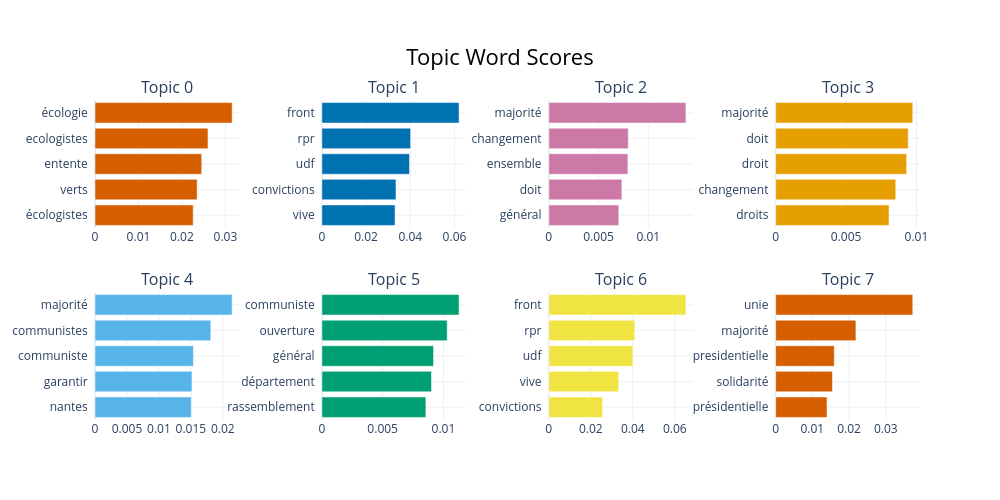

Write notebook code for a chart like this one.
### Code cell
topic_model.visualize_barchart()

### Figure 1 — Plotly figure (JSON) as saved in the notebook; plotly's stock layout.template omitted (floating-point values rounded to 4 significant figures)
{"data": [{"marker": {"color": "#D55E00"}, "orientation": "h", "type": "bar", "x": [0.02259, 0.0235, 0.02456, 0.02599, 0.03155], "xaxis": "x", "y": ["écologistes  ", "verts  ", "entente  ", "ecologistes  ", "écologie  "], "yaxis": "y"}, {"marker": {"color": "#0072B2"}, "orientation": "h", "type": "bar", "x": [0.0331, 0.03352, 0.03965, 0.04015, 0.06205], "xaxis": "x2", "y": ["vive  ", "convictions  ", "udf  ", "rpr  ", "front  "], "yaxis": "y2"}, {"marker": {"color": "#CC79A7"}, "orientation": "h", "type": "bar", "x": [0.007033, 0.007346, 0.007947, 0.007988, 0.01378], "xaxis": "x3", "y": ["général  ", "doit  ", "ensemble  ", "changement  ", "majorité  "], "yaxis": "y3"}, {"marker": {"color": "#E69F00"}, "orientation": "h", "type": "bar", "x": [0.008054, 0.00853, 0.009303, 0.009416, 0.009739], "xaxis": "x4", "y": ["droits  ", "changement  ", "droit  ", "doit  ", "majorité  "], "yaxis": "y4"}, {"marker": {"color": "#56B4E9"}, "orientation": "h", "type": "bar", "x": [0.01506, 0.01517, 0.0154, 0.01811, 0.02146], "xaxis": "x5", "y": ["nantes  ", "garantir  ", "communiste  ", "communistes  ", "majorité  "], "yaxis": "y5"}, {"marker": {"color": "#009E73"}, "orientation": "h", "type": "bar", "x": [0.008554, 0.009015, 0.009181, 0.01031, 0.01128], "xaxis": "x6", "y": ["rassemblement  ", "département  ", "général  ", "ouverture  ", "communiste  "], "yaxis": "y6"}, {"marker": {"color": "#F0E442"}, "orientation": "h", "type": "bar", "x": [0.02562, 0.03329, 0.04005, 0.04092, 0.06526], "xaxis": "x7", "y": ["convictions  ", "vive  ", "udf  ", "rpr  ", "front  "], "yaxis": "y7"}, {"marker": {"color": "#D55E00"}, "orientation": "h", "type": "bar", "x": [0.014, 0.01547, 0.01597, 0.02186, 0.03735], "xaxis": "x8", "y": ["présidentielle  ", "solidarité  ", "presidentielle  ", "majorité  ", "unie  "], "yaxis": "y8"}], "layout": {"annotations": [{"font": {"size": 16}, "showarrow": false, "text": "Topic 0", "x": 0.0875, "xanchor": "center", "xref": "paper", "y": 1, "yanchor": "bottom", "yref": "paper"}, {"font": {"size": 16}, "showarrow": false, "text": "Topic 1", "x": 0.3625, "xanchor": "center", "xref": "paper", "y": 1, "yanchor": "bottom", "yref": "paper"}, {"font": {"size": 16}, "showarrow": false, "text": "Topic 2", "x": 0.6375, "xanchor": "center", "xref": "paper", "y": 1, "yanchor": "bottom", "yref": "paper"}, {"font": {"size": 16}, "showarrow": false, "text": "Topic 3", "x": 0.9125, "xanchor": "center", "xref": "paper", "y": 1, "yanchor": "bottom", "yref": "paper"}, {"font": {"size": 16}, "showarrow": false, "text": "Topic 4", "x": 0.0875, "xanchor": "center", "xref": "paper", "y": 0.4, "yanchor": "bottom", "yref": "paper"}, {"font": {"size": 16}, "showarrow": false, "text": "Topic 5", "x": 0.3625, "xanchor": "center", "xref": "paper", "y": 0.4, "yanchor": "bottom", "yref": "paper"}, {"font": {"size": 16}, "showarrow": false, "text": "Topic 6", "x": 0.6375, "xanchor": "center", "xref": "paper", "y": 0.4, "yanchor": "bottom", "yref": "paper"}, {"font": {"size": 16}, "showarrow": false, "text": "Topic 7", "x": 0.9125, "xanchor": "center", "xref": "paper", "y": 0.4, "yanchor": "bottom", "yref": "paper"}], "height": 500, "hoverlabel": {"bgcolor": "white", "font": {"family": "Rockwell", "size": 16}}, "showlegend": false, "title": {"font": {"color": "Black", "size": 22}, "text": "Topic Word Scores", "x": 0.5, "xanchor": "center", "yanchor": "top"}, "width": 1000, "xaxis": {"anchor": "y", "domain": [0, 0.175], "showgrid": true}, "xaxis2": {"anchor": "y2", "domain": [0.275, 0.45], "showgrid": true}, "xaxis3": {"anchor": "y3", "domain": [0.55, 0.725], "showgrid": true}, "xaxis4": {"anchor": "y4", "domain": [0.825, 1], "showgrid": true}, "xaxis5": {"anchor": "y5", "domain": [0, 0.175], "showgrid": true}, "xaxis6": {"anchor": "y6", "domain": [0.275, 0.45], "showgrid": true}, "xaxis7": {"anchor": "y7", "domain": [0.55, 0.725], "showgrid": true}, "xaxis8": {"anchor": "y8", "domain": [0.825, 1], "showgrid": true}, "yaxis": {"anchor": "x", "domain": [0.6, 1], "showgrid": true}, "yaxis2": {"anchor": "x2", "domain": [0.6, 1], "showgrid": true}, "yaxis3": {"anchor": "x3", "domain": [0.6, 1], "showgrid": true}, "yaxis4": {"anchor": "x4", "domain": [0.6, 1], "showgrid": true}, "yaxis5": {"anchor": "x5", "domain": [0, 0.4], "showgrid": true}, "yaxis6": {"anchor": "x6", "domain": [0, 0.4], "showgrid": true}, "yaxis7": {"anchor": "x7", "domain": [0, 0.4], "showgrid": true}, "yaxis8": {"anchor": "x8", "domain": [0, 0.4], "showgrid": true}}}
